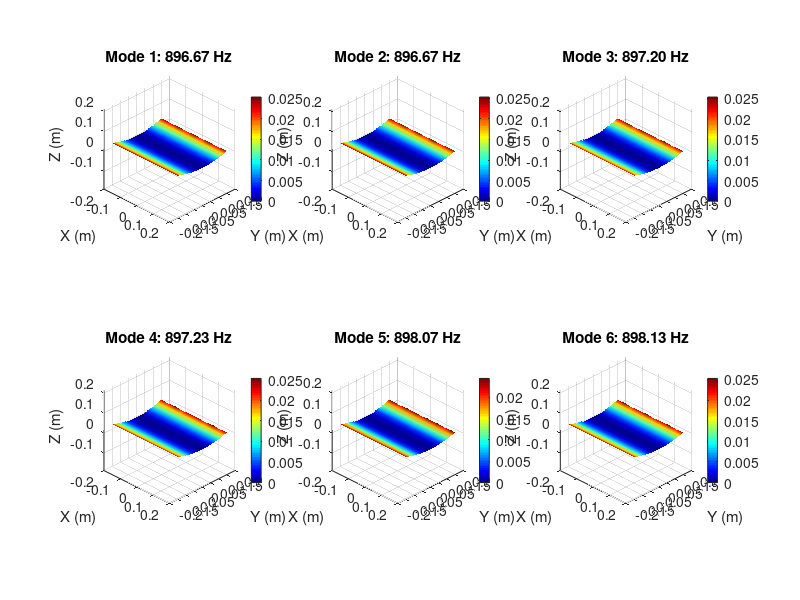
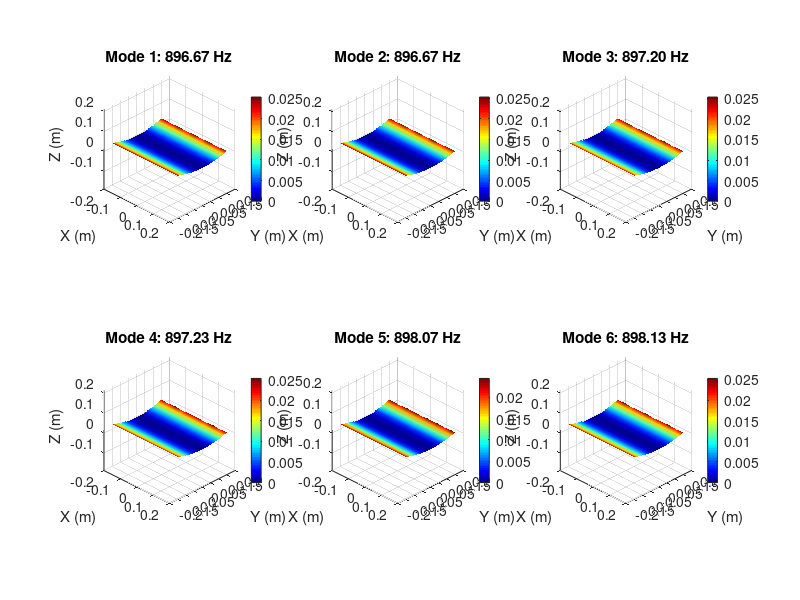
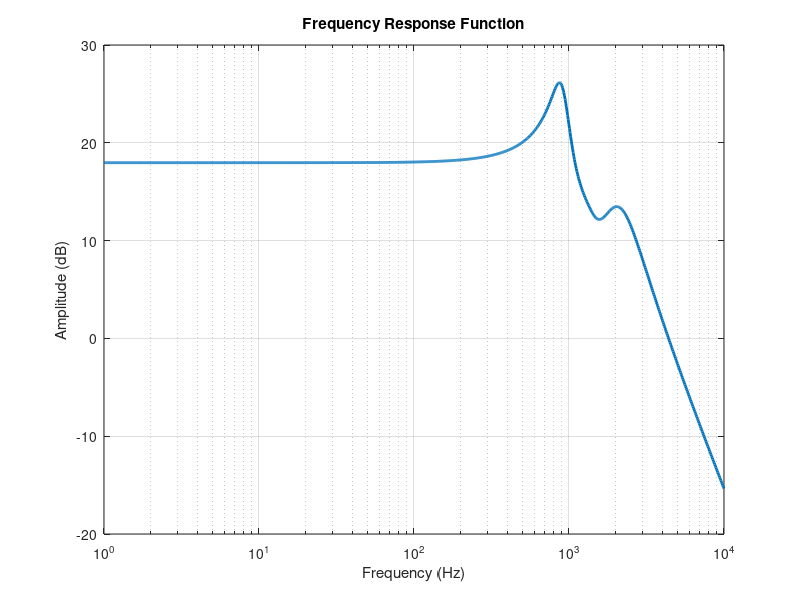
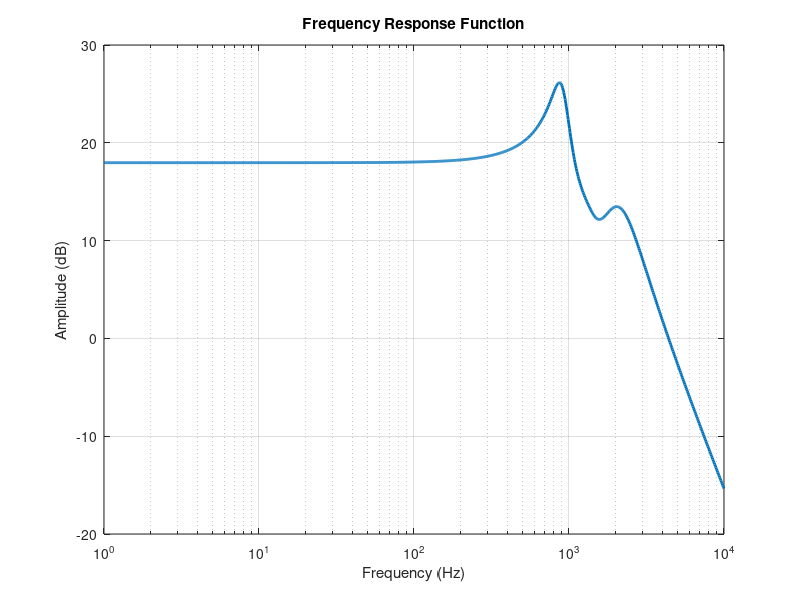

Here is the MATLAB script that generated these plots, in order:
%% 曲面板模态分析 - 增强版本
% Author: Xingqiang Chen
% Date: 2024-12-23

% 清理工作空间
clear; clc; close all;

% 创建结果文件夹
if ~exist('results', 'dir')
    mkdir('results');
end
if ~exist('../docs/images', 'dir')
    mkdir('../docs/images');
end

%% 定义几何参数
% 长度 (m)
L = 0.4;    
% 宽度 (m)
W = 0.3;    
% 厚度 (m)
t = 0.002;  
% 曲率半径 (m)
R = 0.5;    

%% 定义材料属性（钢）
% 弹性模量 (Pa)
E = 2.1e11;  
% 密度 (kg/m³)
rho = 7800;  
% 泊松比
nu = 0.3;    
% 阻尼比
zeta = 0.02; 

%% 创建网格
% x方向的节点数
nx = 20;  
% y方向的节点数
ny = 15;  
[X, Y] = meshgrid(linspace(-L/2, L/2, nx), linspace(-W/2, W/2, ny));
% 计算曲面高度
Z = R - sqrt(R^2 - Y.^2);  

%% 创建有限元模型
% 每个节点的自由度数：u, v, w, θx, θy
ndof = 5;  
% 总自由度数
N = nx * ny * ndof;  
% 质量矩阵
M = sparse(N, N);  
% 刚度矩阵
K = sparse(N, N);  
% 阻尼矩阵
C = sparse(N, N);  

%% 定义单元参数
% x方向单元长度
dx = L/(nx-1);
% y方向单元长度
dy = W/(ny-1);
% 弯曲刚度
D = E*t^3/(12*(1-nu^2));  
% 剪切模量
G = E/(2*(1+nu));         
% 剪切修正系数
kappa = 5/6;              

%% 创建进度条
fprintf('正在组装全局矩阵...\n');
h = waitbar(0, '组装单元矩阵...');

%% 组装全局矩阵
for i = 1:nx-1
    for j = 1:ny-1
        % 更新进度条
        waitbar(((i-1)*(ny-1) + j)/((nx-1)*(ny-1)), h);
        
        % 单元节点编号
        n1 = j + (i-1)*ny;
        n2 = j + i*ny;
        n3 = j+1 + i*ny;
        n4 = j+1 + (i-1)*ny;
        
        % 获取节点坐标
        x1 = X(j,i); y1 = Y(j,i); z1 = Z(j,i);
        x2 = X(j,i+1); y2 = Y(j,i+1); z2 = Z(j,i+1);
        x3 = X(j+1,i+1); y3 = Y(j+1,i+1); z3 = Z(j+1,i+1);
        x4 = X(j+1,i); y4 = Y(j+1,i); z4 = Z(j+1,i);
        
        % 计算单元法向量
        v1 = [x2-x1; y2-y1; z2-z1];
        v2 = [x4-x1; y4-y1; z4-z1];
        n = cross(v1, v2);
        n = n/norm(n);
        
        % 单元自由度
        dofs = [];
        for n = [n1 n2 n3 n4]
            dofs = [dofs, (n-1)*ndof+1:(n-1)*ndof+5];
        end
        
        % 计算单元矩阵
        A = dx*dy;  % 单元面积
        
        % 简化的单元刚度矩阵
        ke = zeros(20, 20);
        
        % 膜变形部分
        ke(1:12, 1:12) = E*t/(1-nu^2) * A/4 * [
            4  2  0  2  1  0  1  0  0  2  1  0
            2  4  0  1  2  0  0  1  0  1  2  0
            0  0  1  0  0  0  0  0  0  0  0  0
            2  1  0  4  2  0  2  1  0  1  0  0
            1  2  0  2  4  0  1  2  0  0  1  0
            0  0  0  0  0  1  0  0  0  0  0  0
            1  0  0  2  1  0  4  2  0  2  1  0
            0  1  0  1  2  0  2  4  0  1  2  0
            0  0  0  0  0  0  0  0  1  0  0  0
            2  1  0  1  0  0  2  1  0  4  2  0
            1  2  0  0  1  0  1  2  0  2  4  0
            0  0  0  0  0  0  0  0  0  0  0  1
        ];
        
        % 弯曲部分
        ke(13:20, 13:20) = D*A/4 * [
            4  1  1  0  1  0  0  0
            1  4  0  1  0  1  0  0
            1  0  4  1  0  0  1  0
            0  1  1  4  0  0  0  1
            1  0  0  0  4  1  1  0
            0  1  0  0  1  4  0  1
            0  0  1  0  1  0  4  1
            0  0  0  1  0  1  1  4
        ];
        
        % 质量矩阵
        me = zeros(20, 20);
        
        % 平动质量
        me(1:12, 1:12) = rho*t*A/36 * [
            4  0  0  2  0  0  1  0  0  2  0  0
            0  4  0  0  2  0  0  1  0  0  2  0
            0  0  4  0  0  2  0  0  1  0  0  2
            2  0  0  4  0  0  2  0  0  1  0  0
            0  2  0  0  4  0  0  2  0  0  1  0
            0  0  2  0  0  4  0  0  2  0  0  1
            1  0  0  2  0  0  4  0  0  2  0  0
            0  1  0  0  2  0  0  4  0  0  2  0
            0  0  1  0  0  2  0  0  4  0  0  2
            2  0  0  1  0  0  2  0  0  4  0  0
            0  2  0  0  1  0  0  2  0  0  4  0
            0  0  2  0  0  1  0  0  2  0  0  4
        ];
        
        % 转动质量
        me(13:20, 13:20) = rho*t^3*A/420 * [
            16  0 -8   0  4  0 -8   0
             0 16  0  -8  0  4  0  -8
            -8  0 16   0 -8  0  4   0
             0 -8  0  16  0 -8  0   4
             4  0 -8   0 16  0 -8   0
             0  4  0  -8  0 16  0  -8
            -8  0  4   0 -8  0 16   0
             0 -8  0   4  0 -8  0  16
        ];
        
        % 组装到全局矩阵
        K(dofs,dofs) = K(dofs,dofs) + ke;
        M(dofs,dofs) = M(dofs,dofs) + me;
    end
end

%% 关闭进度条
close(h);

%% 应用边界条件（固定两端）
fprintf('应用边界条件...\n');
fixed_dofs = [];
for i = [1, nx]
    for j = 1:ny
        n = j + (i-1)*ny;
        fixed_dofs = [fixed_dofs, (n-1)*ndof+1:(n-1)*ndof+5];
    end
end
free_dofs = setdiff(1:N, fixed_dofs);

%% 求解特征值问题
fprintf('求解特征值问题...\n');
[V, D] = eig(full(K(free_dofs,free_dofs)), full(M(free_dofs,free_dofs)));
[frequencies, idx] = sort(sqrt(real(diag(D)))/(2*pi));  % 确保频率为实数并按升序排列
V = V(:,idx);  % 对应排序特征向量
frequencies = frequencies(1:6);  % 只取前6阶
V = V(:,1:6);  % 只取前6阶模态

%% 构建完整模态
modes = zeros(N, 6);
for i = 1:6
    mode_free = V(:,i);
    mode_full = zeros(N, 1);
    mode_full(free_dofs) = mode_free;
    modes(:,i) = mode_full;
end

%% 计算阻尼矩阵（Rayleigh阻尼）
alpha = 2*zeta*sqrt(frequencies(1)*frequencies(6));  % 质量比例系数
beta = 2*zeta/(sqrt(frequencies(1)*frequencies(6))); % 刚度比例系数
C = alpha*M + beta*K;

%% 保存频率结果
fid = fopen(fullfile('results', 'NaturalFrequencies.txt'), 'w');
fprintf(fid, '曲面板模态分析结果\n\n');
fprintf(fid, '几何参数:\n');
fprintf(fid, '长度: %.3f m\n', L);
fprintf(fid, '宽度: %.3f m\n', W);
fprintf(fid, '厚度: %.3f m\n', t);
fprintf(fid, '曲率半径: %.3f m\n\n', R);
fprintf(fid, '材料属性:\n');
fprintf(fid, '弹性模量: %.2e Pa\n', E);
fprintf(fid, '密度: %.1f kg/m³\n', rho);
fprintf(fid, '泊松比: %.2f\n', nu);
fprintf(fid, '阻尼比: %.3f\n\n', zeta);
fprintf(fid, '前6阶固有频率:\n');
for i = 1:length(frequencies)
    fprintf(fid, '第%d阶: %.2f Hz\n', i, frequencies(i));
end
fprintf(fid, '\n阻尼参数:\n');
fprintf(fid, 'α (质量比例系数): %.6e\n', alpha);
fprintf(fid, 'β (刚度比例系数): %.6e\n', beta);
fclose(fid);

%% 绘制模态振型
fprintf('绘制模态振型...\n');
figure('Name', 'Modal Analysis', 'Position', [100 100 1200 800]);
for i = 1:6
    subplot(2,3,i);
    % 提取位移分量
    w = zeros(ny, nx);
    for j = 1:nx
        for k = 1:ny
            n = k + (j-1)*ny;
            w(k,j) = modes((n-1)*ndof+3, i);  % 取出z方向位移
        end
    end
    
    % 归一化位移
    w = w/max(abs(w(:)));
    
    % 创建变形后的网格
    Zdef = Z + w*0.1*max(abs(Z(:)));  % 放大变形以便观察
    
    % 绘制3D曲面
    surf(X, Y, Zdef);
    colormap('jet');
    shading interp;
    colorbar;
    title(sprintf('Mode %d: %.2f Hz', i, frequencies(i)));
    xlabel('X (m)');
    ylabel('Y (m)');
    zlabel('Z (m)');
    axis equal;
    view(45, 30);
end
saveas(gcf, fullfile('results', 'ModalAnalysis.png'));
saveas(gcf, fullfile('../docs/images', 'ModalAnalysis.png'));

%% 绘制频率响应函数
fprintf('计算频率响应函数...\n');
f = logspace(0, 4, 1000);  % 0.1 Hz到10 kHz
w = 2*pi*f;
H = zeros(length(f), 1);

% 选择观察点（面板中心）
obs_node = ceil(nx*ny/2);
obs_dof = (obs_node-1)*ndof + 3;  % z方向自由度

% 计算FRF
for i = 1:length(f)
    Z = -w(i)^2*M + 1i*w(i)*C + K;
    Z = Z(free_dofs,free_dofs);
    F = zeros(length(free_dofs), 1);
    F(obs_dof) = 1;  % 单位力激励
    U = Z\F;
    H(i) = abs(U(obs_dof));
end

% 绘制FRF
figure('Name', 'Frequency Response', 'Position', [100 100 800 600]);
semilogx(f, 20*log10(H), 'LineWidth', 2);
grid on;
xlabel('Frequency (Hz)');
ylabel('Amplitude (dB)');
title('Frequency Response Function');
saveas(gcf, fullfile('results', 'FrequencyResponse.png'));
saveas(gcf, fullfile('../docs/images', 'FrequencyResponse.png'));

%% 保存所有图像
figHandles = findall(0, 'Type', 'figure');
for i = 1:length(figHandles)
    fig = figHandles(i);
    figName = get(fig, 'Name');
    if ~isempty(figName)
        % 转换空格为下划线并删除特殊字符
        figName = lower(regexprep(figName, '\s+', '_'));
        figName = regexprep(figName, '[^a-z0-9_]', '');
        
        % 保存到results和docs/images
        print(fig, fullfile('results', figName), '-dpng', '-r300');
        print(fig, fullfile('../docs/images', figName), '-dpng', '-r300');
    end
end

fprintf('\n分析完成！结果已保存到 results/ 和 docs/images/ 目录\n');